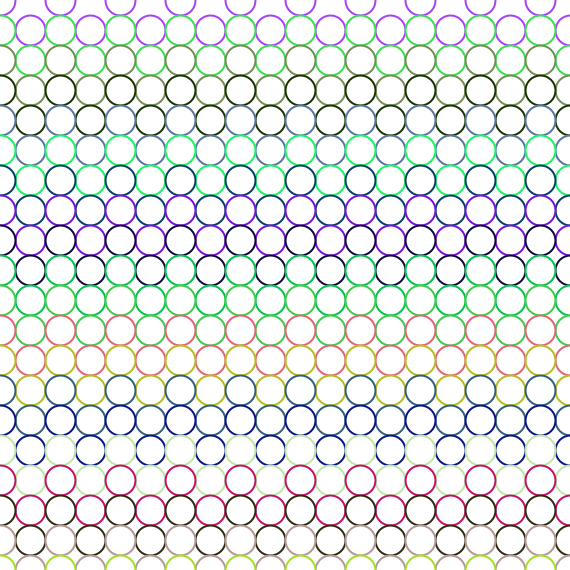
Frame 1 (no input)
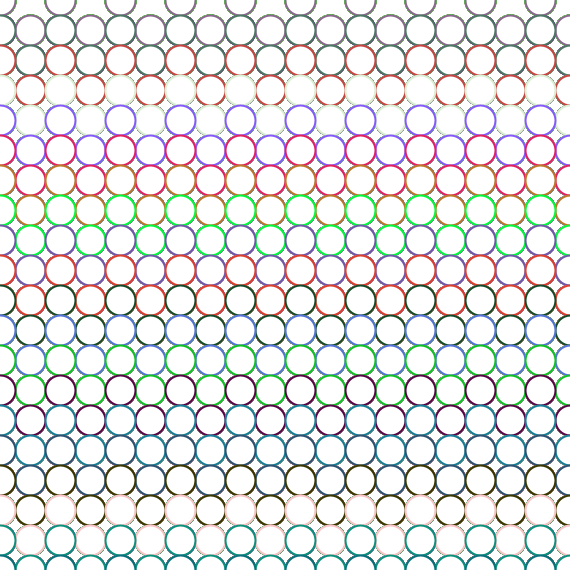
Frame 60 (the mouse pressed at the canvas centre just before this capture)
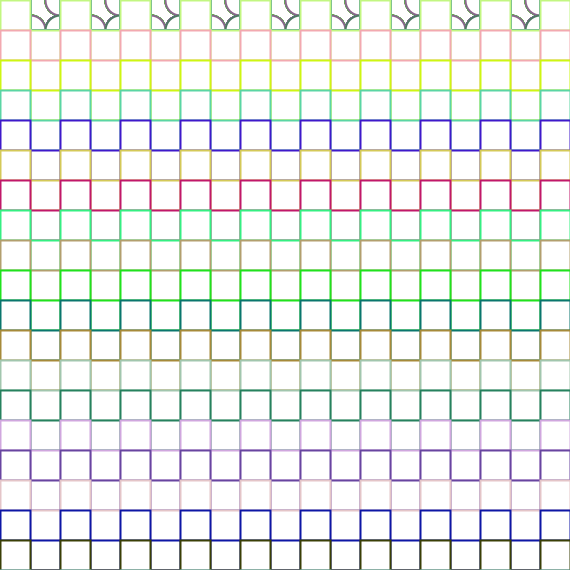
Frame 120 (the mouse held since frame 60 and released just before this capture)

The Processing sketch that drew these frames (run headless with seeded random() and noise(); from frame 60 on, the mouse is pressed at the canvas centre):

// Processing sketch: processing_165291
// ── processing_165291.pde

int shape = 0;
float y=0, delta = 30;
void setup() {
  size(570, 570);
  background(255);
  strokeWeight(2);
}

void draw() {
  for (int y=0; y<height+delta; y+=delta) {
    stroke(random(0, 255), random(0, 255), random(0, 255));
    for (int x=0; x<width+delta; x+=delta) {

      switch(shape) {

      case 0:
        if (x%(2*delta)==0) ellipse(x, y, delta, delta);
        else ellipse(x, y+delta, delta, delta);
        break;
      case 1:
        if (x%(2*delta)==0) rect(x, y, delta, delta);
        else rect(x, y+delta, delta, delta);
        break;
      case 2:
        if (x%(2*delta)==0) triangle(x, y, x+(delta/2), y+delta, x+delta, y);
        else triangle(x, y+delta, x+(delta/2), y, x+delta, y+delta);
        break;
      case 3:
        if (x%(2*delta)==0) ellipse(x, y, 10, 10);
        else ellipse(x, y+10, 10, 10);
        break;
      }
    }
  }
}

void mousePressed() {
    if (shape == 3)
      shape = 0; 
    else
      shape++;
  }
